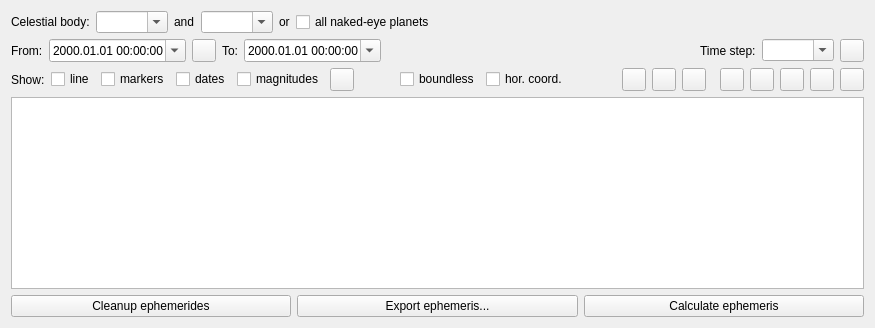
        <widget class="QWidget" name="stackedWidgetPage2">
         <layout class="QGridLayout" name="gridLayout_3">
          <item row="7" column="0" colspan="2">
           <widget class="QTreeWidget" name="ephemerisTreeWidget">
            <property name="editTriggers">
             <set>QAbstractItemView::NoEditTriggers</set>
            </property>
            <property name="rootIsDecorated">
             <bool>false</bool>
            </property>
            <property name="uniformRowHeights">
             <bool>true</bool>
            </property>
            <property name="itemsExpandable">
             <bool>false</bool>
            </property>
            <property name="sortingEnabled">
             <bool>true</bool>
            </property>
            <property name="expandsOnDoubleClick">
             <bool>false</bool>
            </property>
            <property name="columnCount">
             <number>0</number>
            </property>
           </widget>
          </item>
          <item row="3" column="0" colspan="2">
           <layout class="QHBoxLayout" name="horizontalLayout_17">
            <property name="topMargin">
             <number>0</number>
            </property>
            <item>
             <widget class="QLabel" name="label">
              <property name="text">
               <string>Show:</string>
              </property>
             </widget>
            </item>
            <item>
             <widget class="QCheckBox" name="ephemerisShowLineCheckBox">
              <property name="toolTip">
               <string>Show connecting line between the ephemeris markers</string>
              </property>
              <property name="text">
               <string comment="show line" extracomment="full phrase is 'show line'">line</string>
              </property>
             </widget>
            </item>
            <item>
             <widget class="QCheckBox" name="ephemerisShowMarkersCheckBox">
              <property name="toolTip">
               <string>Show markers of positions of the current celestial body on the sky</string>
              </property>
              <property name="text">
               <string>markers</string>
              </property>
             </widget>
            </item>
            <item>
             <widget class="QCheckBox" name="ephemerisShowDatesCheckBox">
              <property name="toolTip">
               <string>Show dates of positions of current celestial body near markers</string>
              </property>
              <property name="text">
               <string>dates</string>
              </property>
             </widget>
            </item>
            <item>
             <widget class="QCheckBox" name="ephemerisShowMagnitudesCheckBox">
              <property name="toolTip">
               <string>Show magnitudes of current celestial body</string>
              </property>
              <property name="text">
               <string>magnitudes</string>
              </property>
             </widget>
            </item>
            <item>
             <widget class="QToolButton" name="pushButtonExtraEphemerisDialog">
              <property name="toolTip">
               <string>Extra options for ephemeris visualization</string>
              </property>
              <property name="text">
               <string notr="true"/>
              </property>
              <property name="icon">
               <iconset resource="../../data/gui/guiRes.qrc">
                <normaloff>:/graphicGui/uibtSettings.png</normaloff>
                <disabledoff>:/graphicGui/uibtSettings-disabled.png</disabledoff>:/graphicGui/uibtSettings.png</iconset>
              </property>
             </widget>
            </item>
            <item>
             <spacer name="horizontalSpacer">
              <property name="orientation">
               <enum>Qt::Horizontal</enum>
              </property>
              <property name="sizeHint" stdset="0">
               <size>
                <width>40</width>
                <height>20</height>
               </size>
              </property>
             </spacer>
            </item>
            <item>
             <widget class="QCheckBox" name="ephemerisIgnoreDateTestCheckBox">
              <property name="toolTip">
               <string>Allow results outside recommended time range of orbital elements</string>
              </property>
              <property name="text">
               <string comment="Ignore date test">boundless</string>
              </property>
             </widget>
            </item>
            <item>
             <widget class="QCheckBox" name="ephemerisHorizontalCoordinatesCheckBox">
              <property name="toolTip">
               <string>Use horizontal coordinates</string>
              </property>
              <property name="text">
               <string comment="horizontal coordinates">hor. coord.</string>
              </property>
             </widget>
            </item>
            <item>
             <spacer name="horizontalSpacer_6">
              <property name="orientation">
               <enum>Qt::Horizontal</enum>
              </property>
              <property name="sizeHint" stdset="0">
               <size>
                <width>40</width>
                <height>20</height>
               </size>
              </property>
             </spacer>
            </item>
            <item>
             <layout class="QHBoxLayout" name="horizontalLayout_26">
              <property name="leftMargin">
               <number>8</number>
              </property>
              <property name="rightMargin">
               <number>8</number>
              </property>
              <item>
               <widget class="QToolButton" name="genericMarkerColor">
                <property name="toolTip">
                 <string>Color of ephemeris marker for first celestial body</string>
                </property>
                <property name="text">
                 <string notr="true"/>
                </property>
               </widget>
              </item>
              <item>
               <widget class="QToolButton" name="secondaryMarkerColor">
                <property name="toolTip">
                 <string>Color of ephemeris marker for second celestial body</string>
                </property>
                <property name="text">
                 <string notr="true"/>
                </property>
               </widget>
              </item>
              <item>
               <widget class="QToolButton" name="selectedMarkerColor">
                <property name="toolTip">
                 <string>Color of selected ephemeris marker</string>
                </property>
                <property name="text">
                 <string notr="true"/>
                </property>
               </widget>
              </item>
             </layout>
            </item>
            <item>
             <widget class="QToolButton" name="mercuryMarkerColor">
              <property name="toolTip">
               <string>Color of Mercury's ephemeris marker</string>
              </property>
              <property name="text">
               <string notr="true"/>
              </property>
             </widget>
            </item>
            <item>
             <widget class="QToolButton" name="venusMarkerColor">
              <property name="toolTip">
               <string>Color of Venus' ephemeris marker</string>
              </property>
              <property name="text">
               <string/>
              </property>
             </widget>
            </item>
            <item>
             <widget class="QToolButton" name="marsMarkerColor">
              <property name="toolTip">
               <string>Color of Mars' ephemeris marker</string>
              </property>
              <property name="text">
               <string notr="true"/>
              </property>
             </widget>
            </item>
            <item>
             <widget class="QToolButton" name="jupiterMarkerColor">
              <property name="toolTip">
               <string>Color of Jupiter's ephemeris marker</string>
              </property>
              <property name="text">
               <string notr="true"/>
              </property>
             </widget>
            </item>
            <item>
             <widget class="QToolButton" name="saturnMarkerColor">
              <property name="toolTip">
               <string>Color of Saturn's ephemeris marker</string>
              </property>
              <property name="text">
               <string notr="true"/>
              </property>
             </widget>
            </item>
           </layout>
          </item>
          <item row="8" column="0" colspan="2">
           <layout class="QHBoxLayout" name="horizontalLayout_11">
            <item>
             <widget class="QPushButton" name="ephemerisCleanupButton">
              <property name="text">
               <string>Cleanup ephemerides</string>
              </property>
             </widget>
            </item>
            <item>
             <widget class="QPushButton" name="ephemerisSaveButton">
              <property name="text">
               <string>Export ephemeris...</string>
              </property>
             </widget>
            </item>
            <item>
             <widget class="QPushButton" name="ephemerisPushButton">
              <property name="toolTip">
               <string>Calculations require time, please be patient</string>
              </property>
              <property name="text">
               <string>Calculate ephemeris</string>
              </property>
             </widget>
            </item>
           </layout>
          </item>
          <item row="2" column="0" colspan="2">
           <layout class="QHBoxLayout" name="horizontalLayout_25">
            <item>
             <layout class="QHBoxLayout" name="horizontalLayout_3">
              <item>
               <widget class="QLabel" name="dateFromLabel">
                <property name="text">
                 <string>From:</string>
                </property>
               </widget>
              </item>
              <item>
               <widget class="QDateTimeEdit" name="dateFromDateTimeEdit">
                <property name="wrapping">
                 <bool>true</bool>
                </property>
                <property name="displayFormat">
                 <string notr="true">yyyy.MM.dd hh:mm:ss</string>
                </property>
                <property name="calendarPopup">
                 <bool>true</bool>
                </property>
               </widget>
              </item>
              <item>
               <widget class="QToolButton" name="pushButtonNow">
                <property name="toolTip">
                 <string>Now</string>
                </property>
                <property name="text">
                 <string/>
                </property>
                <property name="icon">
                 <iconset resource="../../data/gui/guiRes.qrc">
                  <normaloff>:/graphicGui/btTimeNow-off.png</normaloff>
                  <disabledoff>:/graphicGui/btTimeNow-off.png</disabledoff>:/graphicGui/btTimeNow-off.png</iconset>
                </property>
               </widget>
              </item>
             </layout>
            </item>
            <item>
             <layout class="QHBoxLayout" name="horizontalLayout_4">
              <item>
               <widget class="QLabel" name="dateToLabel">
                <property name="text">
                 <string>To:</string>
                </property>
               </widget>
              </item>
              <item>
               <widget class="QDateTimeEdit" name="dateToDateTimeEdit">
                <property name="wrapping">
                 <bool>true</bool>
                </property>
                <property name="displayFormat">
                 <string notr="true">yyyy.MM.dd hh:mm:ss</string>
                </property>
                <property name="calendarPopup">
                 <bool>true</bool>
                </property>
               </widget>
              </item>
             </layout>
            </item>
            <item>
             <spacer name="horizontalSpacer_8">
              <property name="orientation">
               <enum>Qt::Horizontal</enum>
              </property>
              <property name="sizeHint" stdset="0">
               <size>
                <width>40</width>
                <height>20</height>
               </size>
              </property>
             </spacer>
            </item>
            <item>
             <layout class="QHBoxLayout" name="horizontalLayout_2">
              <item>
               <widget class="QLabel" name="ephemerisStepLabel">
                <property name="text">
                 <string>Time step:</string>
                </property>
               </widget>
              </item>
              <item>
               <widget class="QComboBox" name="ephemerisStepComboBox">
                <property name="editable">
                 <bool>true</bool>
                </property>
                <property name="insertPolicy">
                 <enum>QComboBox::NoInsert</enum>
                </property>
               </widget>
              </item>
              <item>
               <widget class="QToolButton" name="pushButtonCustomStepsDialog">
                <property name="toolTip">
                 <string>Custom time step for ephemeris visualization</string>
                </property>
                <property name="icon">
                 <iconset resource="../../data/gui/guiRes.qrc">
                  <normaloff>:/graphicGui/uibtTime.png</normaloff>
                  <disabledoff>:/graphicGui/uibtTime-disabled.png</disabledoff>:/graphicGui/uibtTime.png</iconset>
                </property>
               </widget>
              </item>
             </layout>
            </item>
           </layout>
          </item>
          <item row="0" column="0" colspan="2">
           <layout class="QHBoxLayout" name="horizontalLayout">
            <item>
             <widget class="QLabel" name="celestialBodyName">
              <property name="text">
               <string>Celestial body:</string>
              </property>
             </widget>
            </item>
            <item>
             <widget class="QComboBox" name="celestialBodyComboBox">
              <property name="toolTip">
               <string>First celestial body</string>
              </property>
              <property name="editable">
               <bool>true</bool>
              </property>
              <property name="currentText">
               <string/>
              </property>
              <property name="currentIndex">
               <number>-1</number>
              </property>
              <property name="insertPolicy">
               <enum>QComboBox::NoInsert</enum>
              </property>
             </widget>
            </item>
            <item>
             <widget class="QLabel" name="labelAnd">
              <property name="text">
               <string>and</string>
              </property>
             </widget>
            </item>
            <item>
             <widget class="QComboBox" name="secondaryCelestialBodyComboBox">
              <property name="toolTip">
               <string>Second celestial body</string>
              </property>
              <property name="editable">
               <bool>true</bool>
              </property>
              <property name="insertPolicy">
               <enum>QComboBox::NoInsert</enum>
              </property>
             </widget>
            </item>
            <item>
             <widget class="QLabel" name="labelOr">
              <property name="text">
               <string>or</string>
              </property>
             </widget>
            </item>
            <item>
             <widget class="QCheckBox" name="allNakedEyePlanetsCheckBox">
              <property name="toolTip">
               <string>Compute ephemeris for all planets visible to the unaided eye (works on Earth only)</string>
              </property>
              <property name="text">
               <string>all naked-eye planets</string>
              </property>
             </widget>
            </item>
            <item>
             <spacer name="horizontalSpacer_3">
              <property name="orientation">
               <enum>Qt::Horizontal</enum>
              </property>
              <property name="sizeHint" stdset="0">
               <size>
                <width>40</width>
                <height>20</height>
               </size>
              </property>
             </spacer>
            </item>
           </layout>
          </item>
         </layout>
        </widget>
